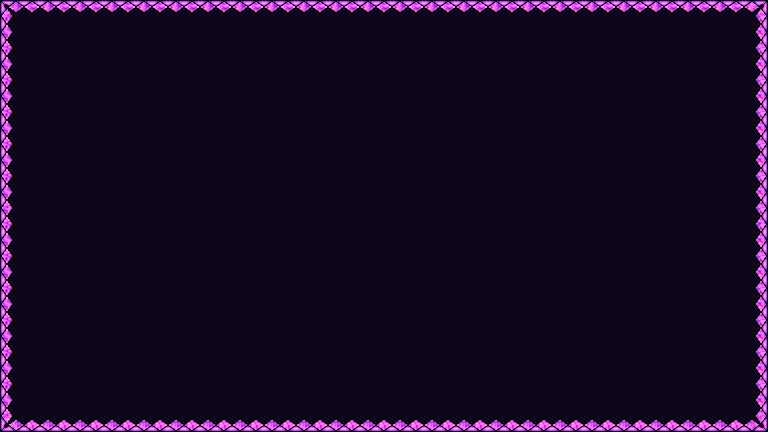

The image is a tile-based game level rendered from a .tmx file. Its description and complete source (layers, tilesets, objects, tile grids) follow:
An orthogonal 48x27 tile map with 16x16 px tiles, 1 tile layer (Border).

<map version="1.10" tiledversion="1.11.0" orientation="orthogonal" renderorder="left-up" width="48" height="27" tilewidth="16" tileheight="16" infinite="0" backgroundcolor="#0e071b" nextlayerid="2" nextobjectid="1">
 <editorsettings>
  <export target="40p.json" format="json" />
 </editorsettings>
 <tileset firstgid="1" source="Border All 2_Alpha.tsx" />
 <layer id="1" name="Border" width="48" height="27">
  <data encoding="csv">
673,674,675,674,675,674,675,674,675,674,675,674,675,674,675,674,675,674,675,674,675,674,675,674,675,674,675,674,675,674,675,674,675,674,675,674,675,674,675,674,675,674,675,674,675,674,675,676,
713,0,0,0,0,0,0,0,0,0,0,0,0,0,0,0,0,0,0,0,0,0,0,0,0,0,0,0,0,0,0,0,0,0,0,0,0,0,0,0,0,0,0,0,0,0,0,716,
753,0,0,0,0,0,0,0,0,0,0,0,0,0,0,0,0,0,0,0,0,0,0,0,0,0,0,0,0,0,0,0,0,0,0,0,0,0,0,0,0,0,0,0,0,0,0,756,
713,0,0,0,0,0,0,0,0,0,0,0,0,0,0,0,0,0,0,0,0,0,0,0,0,0,0,0,0,0,0,0,0,0,0,0,0,0,0,0,0,0,0,0,0,0,0,716,
753,0,0,0,0,0,0,0,0,0,0,0,0,0,0,0,0,0,0,0,0,0,0,0,0,0,0,0,0,0,0,0,0,0,0,0,0,0,0,0,0,0,0,0,0,0,0,756,
713,0,0,0,0,0,0,0,0,0,0,0,0,0,0,0,0,0,0,0,0,0,0,0,0,0,0,0,0,0,0,0,0,0,0,0,0,0,0,0,0,0,0,0,0,0,0,716,
753,0,0,0,0,0,0,0,0,0,0,0,0,0,0,0,0,0,0,0,0,0,0,0,0,0,0,0,0,0,0,0,0,0,0,0,0,0,0,0,0,0,0,0,0,0,0,756,
713,0,0,0,0,0,0,0,0,0,0,0,0,0,0,0,0,0,0,0,0,0,0,0,0,0,0,0,0,0,0,0,0,0,0,0,0,0,0,0,0,0,0,0,0,0,0,716,
753,0,0,0,0,0,0,0,0,0,0,0,0,0,0,0,0,0,0,0,0,0,0,0,0,0,0,0,0,0,0,0,0,0,0,0,0,0,0,0,0,0,0,0,0,0,0,756,
713,0,0,0,0,0,0,0,0,0,0,0,0,0,0,0,0,0,0,0,0,0,0,0,0,0,0,0,0,0,0,0,0,0,0,0,0,0,0,0,0,0,0,0,0,0,0,716,
753,0,0,0,0,0,0,0,0,0,0,0,0,0,0,0,0,0,0,0,0,0,0,0,0,0,0,0,0,0,0,0,0,0,0,0,0,0,0,0,0,0,0,0,0,0,0,756,
713,0,0,0,0,0,0,0,0,0,0,0,0,0,0,0,0,0,0,0,0,0,0,0,0,0,0,0,0,0,0,0,0,0,0,0,0,0,0,0,0,0,0,0,0,0,0,716,
753,0,0,0,0,0,0,0,0,0,0,0,0,0,0,0,0,0,0,0,0,0,0,0,0,0,0,0,0,0,0,0,0,0,0,0,0,0,0,0,0,0,0,0,0,0,0,756,
753,0,0,0,0,0,0,0,0,0,0,0,0,0,0,0,0,0,0,0,0,0,0,0,0,0,0,0,0,0,0,0,0,0,0,0,0,0,0,0,0,0,0,0,0,0,0,716,
713,0,0,0,0,0,0,0,0,0,0,0,0,0,0,0,0,0,0,0,0,0,0,0,0,0,0,0,0,0,0,0,0,0,0,0,0,0,0,0,0,0,0,0,0,0,0,716,
753,0,0,0,0,0,0,0,0,0,0,0,0,0,0,0,0,0,0,0,0,0,0,0,0,0,0,0,0,0,0,0,0,0,0,0,0,0,0,0,0,0,0,0,0,0,0,756,
713,0,0,0,0,0,0,0,0,0,0,0,0,0,0,0,0,0,0,0,0,0,0,0,0,0,0,0,0,0,0,0,0,0,0,0,0,0,0,0,0,0,0,0,0,0,0,716,
753,0,0,0,0,0,0,0,0,0,0,0,0,0,0,0,0,0,0,0,0,0,0,0,0,0,0,0,0,0,0,0,0,0,0,0,0,0,0,0,0,0,0,0,0,0,0,756,
713,0,0,0,0,0,0,0,0,0,0,0,0,0,0,0,0,0,0,0,0,0,0,0,0,0,0,0,0,0,0,0,0,0,0,0,0,0,0,0,0,0,0,0,0,0,0,716,
753,0,0,0,0,0,0,0,0,0,0,0,0,0,0,0,0,0,0,0,0,0,0,0,0,0,0,0,0,0,0,0,0,0,0,0,0,0,0,0,0,0,0,0,0,0,0,756,
713,0,0,0,0,0,0,0,0,0,0,0,0,0,0,0,0,0,0,0,0,0,0,0,0,0,0,0,0,0,0,0,0,0,0,0,0,0,0,0,0,0,0,0,0,0,0,716,
753,0,0,0,0,0,0,0,0,0,0,0,0,0,0,0,0,0,0,0,0,0,0,0,0,0,0,0,0,0,0,0,0,0,0,0,0,0,0,0,0,0,0,0,0,0,0,756,
713,0,0,0,0,0,0,0,0,0,0,0,0,0,0,0,0,0,0,0,0,0,0,0,0,0,0,0,0,0,0,0,0,0,0,0,0,0,0,0,0,0,0,0,0,0,0,716,
753,0,0,0,0,0,0,0,0,0,0,0,0,0,0,0,0,0,0,0,0,0,0,0,0,0,0,0,0,0,0,0,0,0,0,0,0,0,0,0,0,0,0,0,0,0,0,756,
713,0,0,0,0,0,0,0,0,0,0,0,0,0,0,0,0,0,0,0,0,0,0,0,0,0,0,0,0,0,0,0,0,0,0,0,0,0,0,0,0,0,0,0,0,0,0,716,
753,0,0,0,0,0,0,0,0,0,0,0,0,0,0,0,0,0,0,0,0,0,0,0,0,0,0,0,0,0,0,0,0,0,0,0,0,0,0,0,0,0,0,0,0,0,0,756,
793,794,795,794,795,794,795,794,795,794,795,794,795,794,795,794,795,794,795,794,795,794,795,794,795,794,795,794,795,794,795,794,795,794,795,794,795,794,795,794,795,794,795,794,795,794,795,796
</data>
 </layer>
</map>
